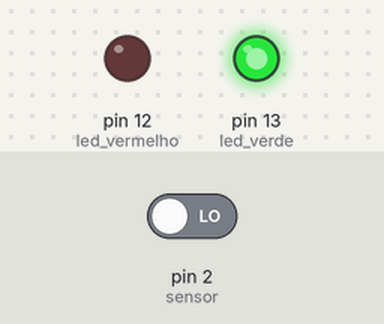
This sketch was run on a simulated Arduino Uno, built with avr-gcc and run on an emulated ATmega328P. Parts: output pins drawn as LEDs (lit = HIGH). The test bench sets the inputs (shaded band); at power-on: pin 2 (sensor) LOW.

Above: at 1.2 s.
1.3 s: pin 2 (sensor) driven HIGH
At 2.5 s:
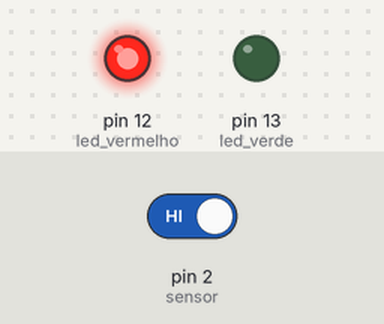
2.8 s: pin 2 (sensor) driven LOW
At 3.9 s:
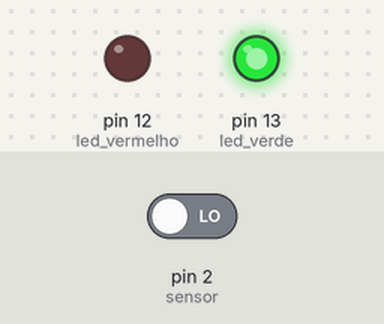
Timing chart, 0 to 5.8 s (numbered marks = the images above; inputs shaded):
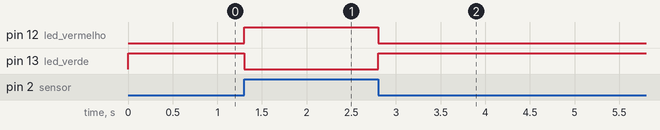

Measured:
- after the input at 1.3 s, pin 12 (led_vermelho): LOW → HIGH at once; pin 13 (led_verde): HIGH → LOW at once
- after the input at 2.8 s, pin 12 (led_vermelho): HIGH → LOW at once; pin 13 (led_verde): LOW → HIGH at once

The sketch:

sensor_de_presenca.ino
```cpp
int PIRval = 0;


void setup()
{
  pinMode(13, OUTPUT); // led verde
  pinMode(12, OUTPUT); // led vermelho
  pinMode(2, INPUT); // sensor
}

void loop()
{
  PIRval = digitalRead(2); // le o valor do pino 2

  if (PIRval == HIGH)
  {
    digitalWrite(12, HIGH);
    digitalWrite(13, LOW);
  }

  else
  {
  	digitalWrite(12, LOW);
    digitalWrite(13, HIGH);
  }

}
```
